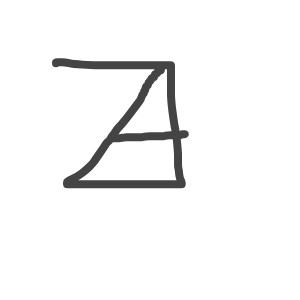
#> input picture backend/dataset/A/sample_1755031666830.png, 300 x 300 px
$ python -i segment.py   (imports and definitions only)
#> lines starting #> are read from the running program, lines starting #| are printed output that depends on the picture; after the words box and inside, x2 and y2 are one past the last pixel; in counts of white or black regions, pixels touching at a corner belong together
#> further down, picture is the input picture: PIL image 300x300 RGBA; mean R, G, B, A 3.8, 3.8, 3.8, 12.8
import cv2
import numpy as np
from PIL import Image

def segment_symbols(pil_image):
    """
    Input: PIL Image (RGB)
    Output: list of PIL Images (each symbol cropped)
    """

    img = np.array(pil_image.convert("L"))                                 # Convert to grayscale
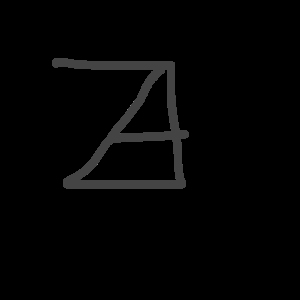
#> img: shape (300, 300); min 0, max 128, mean 3.8

    blur = cv2.GaussianBlur(img, (5,5), 0)                                 # Invert (black background, white ink)
    _, thresh = cv2.threshold(
    blur, 0, 255, cv2.THRESH_BINARY_INV + cv2.THRESH_OTSU
    )
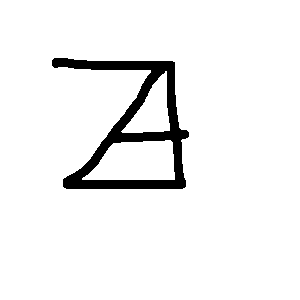
#> thresh: shape (300, 300); 94.4% white; 1 black region, box (x1, y1, x2, y2) and area: (52, 58, 189, 189) 5063

    contours, _ = cv2.findContours(                                         # Find connected components
        thresh, cv2.RETR_EXTERNAL, cv2.CHAIN_APPROX_SIMPLE
    )
#> contours = [[[0, 0], [0, 299], [299, 299], [299, 0]]]

    symbol_images = []

    contours = sorted(contours, key=lambda c: cv2.boundingRect(c)[0])        # Sort left → right

    prev_x_end = None

    for c in contours:
        x, y, w, h = cv2.boundingRect(c)

        if w < 25 or h < 25:                                                 # Ignore tiny noise
            continue

        if prev_x_end is not None:
         gap = x - prev_x_end
         if gap > 40:                                                        # SPACE DETECTION
            symbol_images.append("SPACE")

        symbol = img[y:y+h, x:x+w]
        symbol_pil = Image.fromarray(symbol)
        symbol_images.append(symbol_pil)

        prev_x_end = x + w
#> this loop made 1 pass
#> (c, x, y, w, h, prev_x_end) on pass 1: ([[0, 0], [0, 299], [299, 299], [299, 0]], 0, 0, 300, 300, 300)
#> after the loop, symbol_images = 1 item

    return symbol_images

>>> from PIL import Image
>>> picture = Image.open('../../backend/dataset/A/sample_1755031666830.png')
>>> result = segment_symbols(picture)
#> result = 1 item
